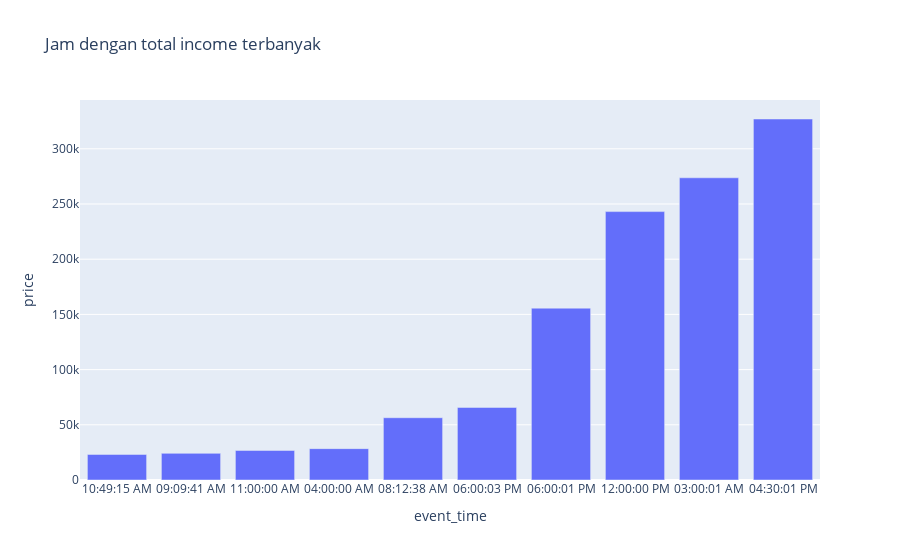

The notebook cell this image was saved under:
### Code cell
fig = px.bar(best_time, x="event_time", y="price", orientation='v', title="Jam dengan total income terbanyak")

fig.show()

### Figure 1 — Plotly figure (JSON) as saved in the notebook; plotly's stock layout.template omitted (floating-point values rounded to 4 significant figures)
{"data": [{"alignmentgroup": "True", "hovertemplate": "event_time=%{x}<br>price=%{y}<extra></extra>", "legendgroup": "", "marker": {"color": "#636efa", "pattern": {"shape": ""}}, "name": "", "offsetgroup": "", "orientation": "v", "showlegend": false, "textposition": "auto", "type": "bar", "x": ["10:49:15 AM", "09:09:41 AM", "11:00:00 AM", "04:00:00 AM", "08:12:38 AM", "06:00:03 PM", "06:00:01 PM", "12:00:00 PM", "03:00:01 AM", "04:30:01 PM"], "xaxis": "x", "y": [23150.0, 24120.0, 26750.0, 28400.0, 56420.0, 65720.0, 155700.0, 243100.0, 273700.0, 327000.0], "yaxis": "y"}], "layout": {"barmode": "relative", "legend": {"tracegroupgap": 0}, "title": {"text": "Jam dengan total income terbanyak"}, "xaxis": {"anchor": "y", "domain": [0, 1], "title": {"text": "event_time"}}, "yaxis": {"anchor": "x", "domain": [0, 1], "title": {"text": "price"}}}}
